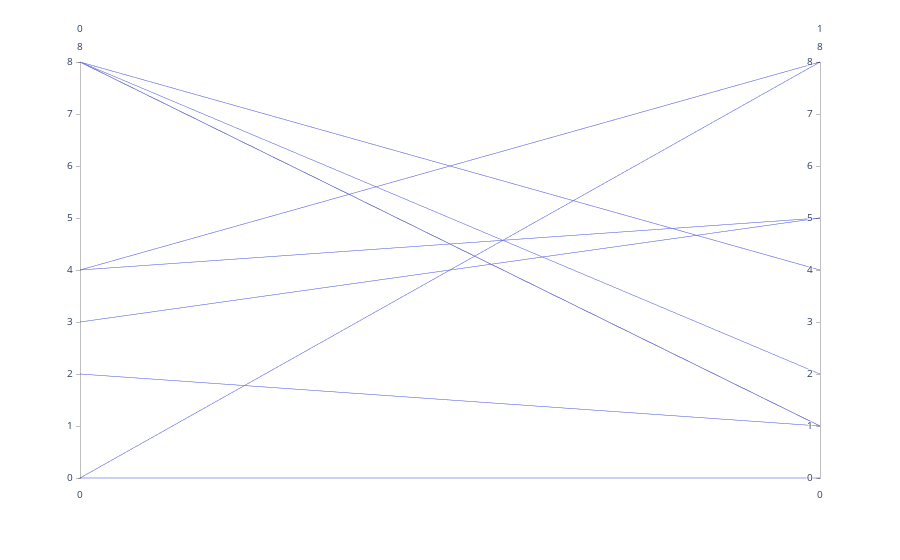

The cell this chart's notebook holds for it:
### Code cell
temp_data=np.random.randint(10,size=(10,2))
data = pd.DataFrame(x,y)
data_1=pd.DataFrame(temp_data)
print(data_1)
#my_res = np.random.rand(1,1)
px.parallel_coordinates(data_1)

### Figure 1 — Plotly figure (JSON) as saved in the notebook; plotly's stock layout.template omitted (floating-point values rounded to 4 significant figures)
{"data": [{"dimensions": [{"label": "0", "values": [4, 0, 0, 8, 8, 4, 2, 3, 8, 8]}, {"label": "1", "values": [8, 8, 0, 2, 1, 5, 1, 5, 1, 4]}], "domain": {"x": [0, 1], "y": [0, 1]}, "name": "", "type": "parcoords"}], "layout": {"legend": {"tracegroupgap": 0}, "margin": {"t": 60}}}
